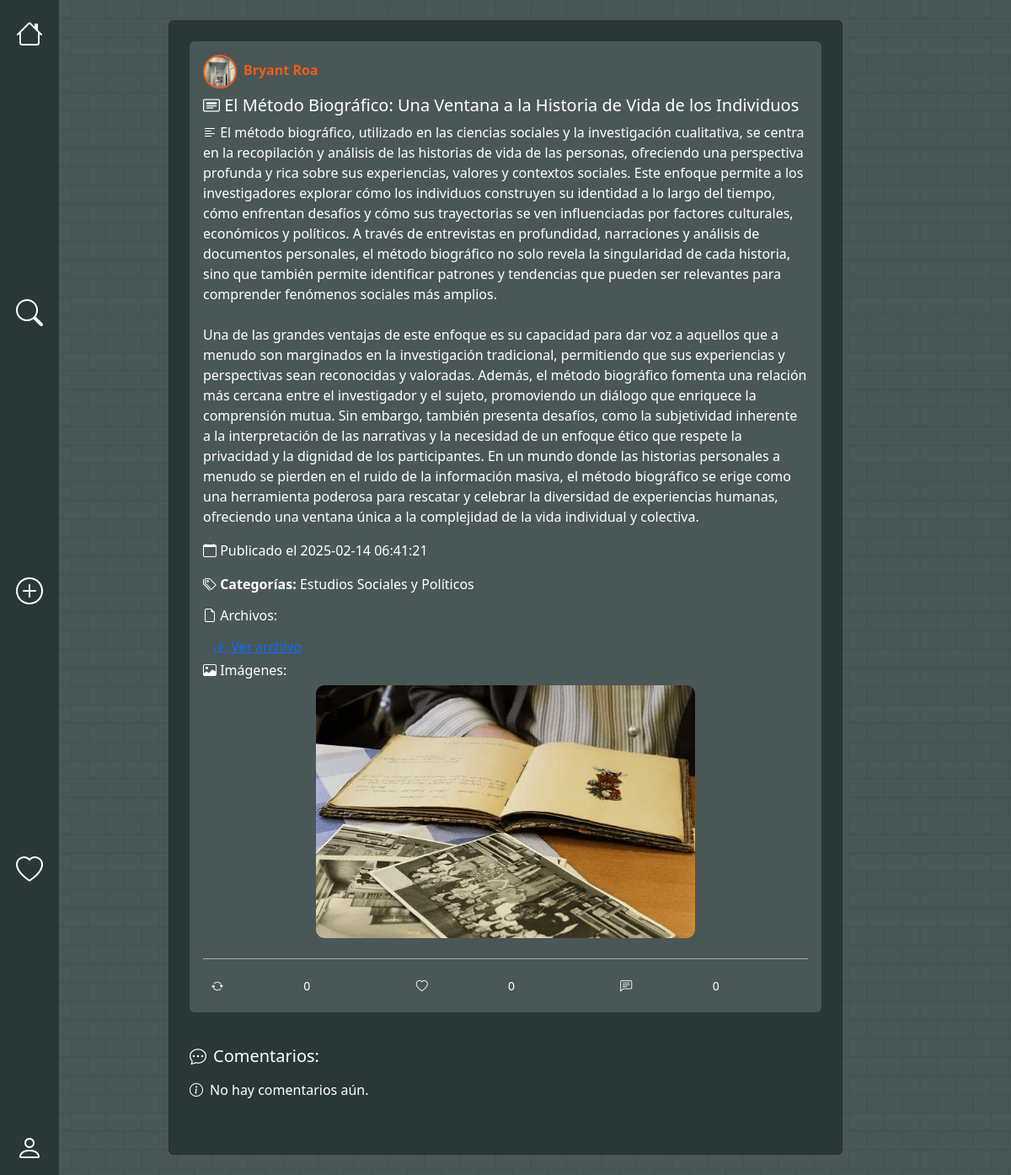
Page /controllers/publicacion_detalle.php?post_id=7 (signed in) on the committed database.
### tables this page shows
CREATE TABLE `proyectos` (
  `id` int(11) NOT NULL,
  `usuario_id` int(11) NOT NULL,
  `titulo` varchar(255) NOT NULL,
  `descripcion` text NOT NULL,
  `fecha_publicacion` timestamp NOT NULL DEFAULT current_timestamp()
);

CREATE TABLE `usuarios` (
  `id` int(11) NOT NULL,
  `nombre` varchar(100) NOT NULL,
  `apellido` varchar(100) NOT NULL,
  `carrera` varchar(100) NOT NULL,
  `semestre` varchar(10) NOT NULL,
  `foto_perfil` varchar(255) DEFAULT NULL,
  `email` varchar(100) NOT NULL,
  `contrasena` varchar(255) NOT NULL,
  `codigo_recuperacion` varchar(255) DEFAULT NULL,
  `fecha_expiracion_codigo` datetime DEFAULT NULL,
  `fecha_registro` timestamp NOT NULL DEFAULT current_timestamp()
);

### controllers/publicacion_detalle.php (the view, shortened to what this page needs)
<link rel="stylesheet" href="../public/css/post_users.css">
<link rel="stylesheet" href="../public/css/post_detail.css">
<link rel="stylesheet" href="../public/css/comments.css">
<link href="https://cdn.jsdelivr.net/npm/bootstrap@5.3.0/dist/css/bootstrap.min.css" rel="stylesheet">
<link href="https://cdn.jsdelivr.net/npm/bootstrap-icons/font/bootstrap-icons.css" rel="stylesheet">
<link rel="stylesheet" href="../pages/home.php">
<div class='container d-flex align-items-start justify-content-center py-4 w-100'>
<?php
echo"<div style='max-width: 800px' class='postDetailCard card p-4'>";
include '../includes/partials/navbar.php';
    $user_id = $_SESSION['id'];
    include('../includes/config/database.php');
    if (isset($_GET['post_id'])) {
        $post_id = $_GET['post_id'];
        $query = "SELECT p.id, p.titulo, p.descripcion, p.fecha_publicacion, u.nombre, u.apellido, u.foto_perfil,
                 (SELECT GROUP_CONCAT(DISTINCT a.archivo_url) FROM archivos_proyectos a WHERE a.proyecto_id = p.id) AS archivos,
                 i.imagen_url AS imagen,  -- Seleccionar solo la primera imagen
                 AVG(v.valoracion) AS valoracion_promedio,
                 (SELECT GROUP_CONCAT(DISTINCT c.nombre)
                  FROM proyectos_categorias pc
                  JOIN categorias c ON pc.categoria_id = c.id
                  WHERE pc.proyecto_id = p.id) AS categorias,
                 (SELECT COUNT(*) FROM retweets r WHERE r.proyecto_id = p.id) AS retweet_count,
                 (SELECT COUNT(*) FROM retweets r WHERE r.proyecto_id = p.id AND r.usuario_id = ?) AS user_retweeted,
                 (SELECT COUNT(*) FROM valoraciones v2 WHERE v2.proyecto_id = p.id AND v2.valoracion = 'Me gusta') AS like_count,
                 (SELECT COUNT(*) FROM comentarios c2 WHERE c2.proyecto_id = p.id) AS comment_count,
                 u.id AS usuario_id
          FROM proyectos p
          JOIN usuarios u ON p.usuario_id = u.id
          LEFT JOIN imagenes_proyectos i ON p.id = i.proyecto_id
          LEFT JOIN valoraciones v ON p.id = v.proyecto_id
          WHERE p.id = ?
          GROUP BY p.id";
        $stmt = $conn->prepare($query);
        $stmt->bind_param("ii", $user_id, $post_id);
        $stmt->execute();
        $resultado = $stmt->get_result();
        if ($resultado->num_rows > 0) {
        $row = $resultado->fetch_assoc();
        $titulo = $row['titulo'];
        $descripcion = $row['descripcion'];
        $fecha_publicacion = $row['fecha_publicacion'];
        $imagen = $row['imagen'];
        $categorias = $row['categorias'];
        if ($categorias) {
        $categorias_array = explode(",", $categorias);
        $categorias_array = array_unique($categorias_array);
        $categorias = implode(", ", $categorias_array);
        }
        echo "<div class='post card mb-3'>";
        echo "<div class='card-body'>";
        echo "<div class='align-items-center mb-2 postProfileCard'>";
        echo "<a href='../pages/usuarios_perfil.php?usuario_id=" . $row['usuario_id'] . "'>";
        echo "<img src='" . ($row['foto_perfil'] ? $row['foto_perfil'] : 'default_profile.jpg') . "' alt='Foto de perfil' class='rounded-circle me-2' style='width: 40px; height: 40px;'>";
        echo "<span><strong>" . htmlspecialchars($row['nombre']) . " " . htmlspecialchars($row['apellido']) . "</strong></span>";
        echo "</a>";
        echo "</div>";
    echo "<h5 class='card-title'><i class='bi bi-card-heading'></i> " . htmlspecialchars($titulo) . "</h5>";
    echo "<p class='card-text'><i class='bi bi-text-left'></i> " . nl2br(htmlspecialchars($descripcion)) . "</p>";
    echo "<p><i class='bi bi-calendar'></i> Publicado el " . htmlspecialchars($fecha_publicacion) . "</p>";
    if ($categorias) {
        echo "<p><i class='bi bi-tags'></i> <strong>Categorías:</strong> " . htmlspecialchars($categorias) . "</p>";
    }
    if ($row['archivos']) {
      echo "<h6><i class='bi bi-file-earmark'></i> Archivos:</h6>";
      $archivos = explode(",", $row['archivos']);
      foreach ($archivos as $archivo) {
          echo "<a href='$archivo' target='_blank' onclick='event.stopPropagation();' class='postFileButton btn btn-link'><i class='bi bi-download'></i> Ver archivo</a><br>";
      }
    }
    if ($imagen) {
        echo "<h6><i class='bi bi-image'></i> Imágenes:</h6>";
        echo "<div class='text-center'>";
        echo "<img src='$imagen' class='img-fluid mb-2' alt='Imagen del proyecto' onclick='event.stopPropagation(); openImageModal(\"$imagen\");'><br>";
        echo "</div>";
    }
            echo "<div class='d-flex align-items-center postActionButtonsContainer'>";
            $isRetweeted = $row['user_retweeted'] > 0 ? 'retweeted' : '';
            $btnText = $row['user_retweeted'] > 0 ? '' : '';
            echo "<button class='btn2 retweet-btn d-flex align-items-center $isRetweeted' data-user-id='$user_id' data-post-id='" . $row['id'] . "' onclick='event.stopPropagation()'>
                <i class='bi bi-arrow-repeat me-1'></i>
                <span class='retweet-count'>" . $row['retweet_count'] . "</span>
                <span class='retweet-text ms-1'>$btnText</span>
            </button>";
$projectId = $row['id'];
$userId = $user_id;
$sql = "SELECT COUNT(*) AS like_count FROM valoraciones WHERE proyecto_id = ? AND valoracion = 'Me gusta'";
$stmt = $conn->prepare($sql);
$stmt->bind_param("i", $projectId);
$stmt->execute();
$result = $stmt->get_result();
$rowLike = $result->fetch_assoc();
$likeCount = $rowLike['like_count'];
$sql = "SELECT COUNT(*) AS user_like_count FROM valoraciones WHERE proyecto_id = ? AND usuario_id = ? AND valoracion = 'Me gusta'";
$stmt = $conn->prepare($sql);
$stmt->bind_param("ii", $projectId, $userId);
$stmt->execute();
$result = $stmt->get_result();
$rowUserLike = $result->fetch_assoc();
$hasLiked = $rowUserLike['user_like_count'] > 0;
$likeButtonClass = $hasLiked ? 'liked' : '';
$likeButtonText = $hasLiked ? '' : '';
echo "<button class='btn2 like-btn d-flex align-items-center $likeButtonClass' data-user-id='$userId' data-post-id='$projectId' onclick='event.stopPropagation()'>
    <i class='bi bi-heart me-1'></i>
    <span class='like-count'>" . $likeCount . "</span>
    <span class='like-text ms-1'>$likeButtonText</span>
</button>";
            $sql = "SELECT COUNT(*) AS comment_count FROM comentarios WHERE proyecto_id = ?";
            $stmt = $conn->prepare($sql);
            $stmt->bind_param("i", $projectId);
            $stmt->execute();
            $result = $stmt->get_result();
            $rowComment = $result->fetch_assoc();
            $commentCount = $rowComment['comment_count'];
            echo "<button class='btn2 comment-btn2 d-flex align-items-center' data-post-id='$projectId' onclick='event.stopPropagation()'>
                <i class='bi bi-chat-left-text me-1'></i>
                <span class='comment-count'>" . $commentCount . "</span>
                <span class='comment-text ms-1'></span>
            </button>";
            echo "</div>";
            echo "</div>";
            echo "</div>";
echo "<div id='comentarios-container' class='comentarios mt-4'>";
echo "<h5 class='mb-3'><i class='bi bi-chat-dots me-2'></i>Comentarios:</h5>";
$query_comentarios = "SELECT c.comentario, c.fecha_comentario, c.usuario_id, u.nombre, u.apellido, u.foto_perfil
                      FROM comentarios c
                      JOIN usuarios u ON c.usuario_id = u.id
                      WHERE c.proyecto_id = ?
                      ORDER BY c.fecha_comentario DESC";
$stmt_comentarios = $conn->prepare($query_comentarios);
$stmt_comentarios->bind_param("i", $post_id);
$stmt_comentarios->execute();
$resultado_comentarios = $stmt_comentarios->get_result();
if ($resultado_comentarios->num_rows > 0) {
    while ($comentario = $resultado_comentarios->fetch_assoc()) {
        echo "<div class='comentario card mb-3 p-3'>";
        echo "<div class='postProfileCard align-items-center mb-2'>";
        $foto_perfil = $comentario['foto_perfil'] ? $comentario['foto_perfil'] : '../images/profile-default.png';
        echo "<a href='../pages/usuarios_perfil.php?usuario_id=" . $comentario['usuario_id'] . "'>";
        echo "<img src='" . htmlspecialchars($foto_perfil) . "' alt='Foto de perfil' class='rounded-circle me-2' style='width: 40px; height: 40px;'>";
        echo "<strong>" . htmlspecialchars($comentario['nombre']) . " " . htmlspecialchars($comentario['apellido']) . "</strong>";
        echo "</a>";
        echo "</div>";
        echo "<p class='mb-1'><i class='bi bi-text-left'></i>" . nl2br(htmlspecialchars($comentario['comentario'])) . "</p>";
        echo "<p class='commentDate small'><i class='bi bi-clock me-1'></i>" . $comentario['fecha_comentario'] . "</p>";
        echo "</div>";
    }
} else {
    echo "<p><i class='bi bi-info-circle me-2'></i>No hay comentarios aún.</p>";
}
echo "</div>";
        } else {
            echo "<p>Proyecto no encontrado.</p>";
        }
    } else {
        echo "<p>ID de proyecto no proporcionado.</p>";
    }
echo"</div>";
?>

### public/css/post_users.css (style rules this page uses)
.post { border: none !important; color: white !important; }
.post img { max-width: 100%; max-height: 300px; object-fit: cover; border-radius: 10px; }
.post img.rounded-circle { border: 2px solid #ee5d1c; }
.card { border-radius: 10px; overflow: hidden; }
.card-body { padding: 15px; background: #4a5757; border-color: transparent; }
.postProfileCard > a { color: #ee5d1c; text-decoration: none; }
.postActionButtonsContainer { border-top: 1px solid rgba(255, 255, 255, 0.5); padding-top: 1rem; margin-top: 1rem; }
.retweet-btn, .like-btn, .comment-btn, .comment-btn2 { background-color: transparent; color: white; border: none; border-radius: 20px; padding: 5px 10px; font-size: 14px; transition: all 0.3s ease; }
.postFileButton { color: #ee5d1c; }
.d-flex { display: flex; justify-content: space-between; gap: 10px; align-items: center; }
.d-flex, .btn, .btn2 { flex: 1; }

### public/css/post_detail.css (style rules this page uses)
.postDetailCard { background-color: #293737 !important; width: 60vw; color: white !important; }

### controllers/publicacion_detalle.php (style rules this page uses)
.justify-content-center > * { flex-grow: 1; width: 100%; }
.p-4 { padding-bottom: 3rem !important; }

### rows in the picture
proyectos: usuario.foto_perfil (picture), usuario.nombre "Bryant", usuario.apellido "Roa", titulo "El Método Biográfico: Una Ventana a la Historia de Vida de los Individuos", descripcion "El método biográfico, utilizado en las ciencias sociales y la investigación cualitativa, se centra en la recopilación y análisis de las historias de vida de las personas, ofreciendo una perspectiva profunda y rica sobre sus experiencias, valores y contextos sociales. Este enfoque permite a los investigadores explorar cómo los individuos construyen su identidad a lo largo del tiempo, cómo enfrentan desafíos y cómo sus trayectorias se ven influenciadas por factores culturales, económicos y políticos. A través de entrevistas en profundidad, narraciones y análisis de documentos personales, el método biográfico no solo revela la singularidad de cada historia, sino que también permite identificar…", fecha_publicacion "2025-02-14 06:41:21"

### other values in the picture
$categorias "Estudios Sociales y Políticos"
$row['retweet_count'] "0"
$likeCount "0"
$commentCount "0"
